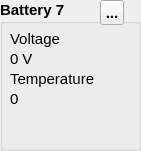
      <widget class="QGroupBox" name="groupBox_8">
       <property name="geometry">
        <rect>
         <x>750</x>
         <y>430</y>
         <width>141</width>
         <height>151</height>
        </rect>
       </property>
       <property name="font">
        <font>
         <pointsize>11</pointsize>
         <weight>75</weight>
         <bold>true</bold>
        </font>
       </property>
       <property name="title">
        <string>Battery 7</string>
       </property>
       <widget class="QLabel" name="voltage_7">
        <property name="geometry">
         <rect>
          <x>10</x>
          <y>50</y>
          <width>41</width>
          <height>17</height>
         </rect>
        </property>
        <property name="font">
         <font>
          <pointsize>11</pointsize>
          <weight>50</weight>
          <bold>false</bold>
         </font>
        </property>
        <property name="text">
         <string>0 V</string>
        </property>
       </widget>
       <widget class="QLabel" name="label_59">
        <property name="geometry">
         <rect>
          <x>10</x>
          <y>70</y>
          <width>111</width>
          <height>17</height>
         </rect>
        </property>
        <property name="font">
         <font>
          <pointsize>11</pointsize>
          <weight>50</weight>
          <bold>false</bold>
         </font>
        </property>
        <property name="text">
         <string>Temperature </string>
        </property>
       </widget>
       <widget class="QLabel" name="label_60">
        <property name="geometry">
         <rect>
          <x>10</x>
          <y>30</y>
          <width>67</width>
          <height>17</height>
         </rect>
        </property>
        <property name="font">
         <font>
          <pointsize>11</pointsize>
          <weight>50</weight>
          <bold>false</bold>
         </font>
        </property>
        <property name="text">
         <string>Voltage </string>
        </property>
       </widget>
       <widget class="QLabel" name="temp_7">
        <property name="geometry">
         <rect>
          <x>10</x>
          <y>90</y>
          <width>51</width>
          <height>17</height>
         </rect>
        </property>
        <property name="font">
         <font>
          <pointsize>11</pointsize>
          <weight>50</weight>
          <bold>false</bold>
         </font>
        </property>
        <property name="text">
         <string>0 </string>
        </property>
       </widget>
       <widget class="QToolButton" name="toolButton_7">
        <property name="geometry">
         <rect>
          <x>100</x>
          <y>0</y>
          <width>24</width>
          <height>25</height>
         </rect>
        </property>
        <property name="text">
         <string>...</string>
        </property>
       </widget>
      </widget>
